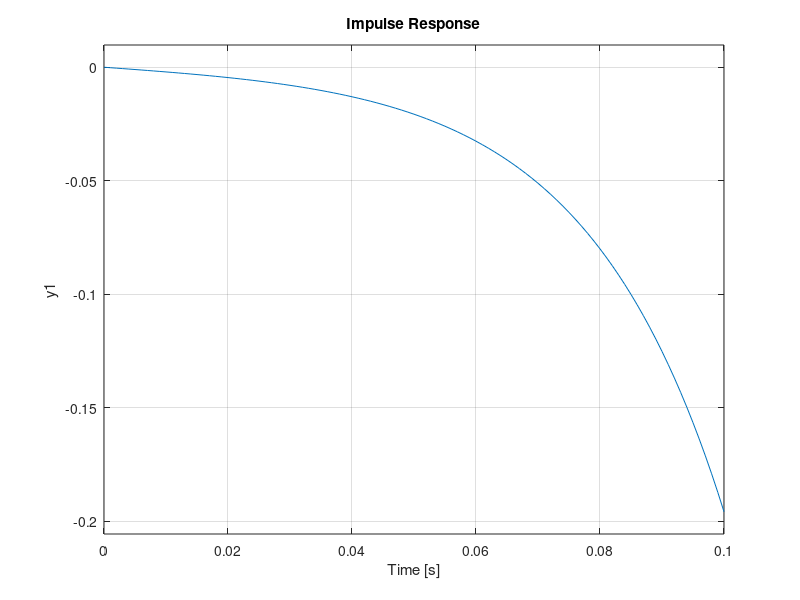
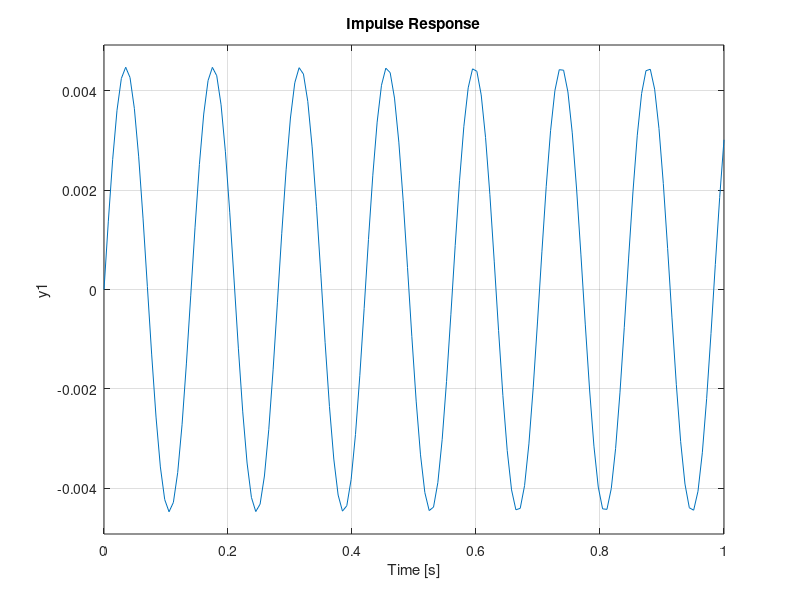

Here is the MATLAB script that generated these plots, in order:
clear all

EMS = tf(-2, [10 0 -20000]);
EDS = tf(2, [10 0 20000]);

figure, impulse(EMS, 0.1), grid on;

figure, impulse (EDS, 1), grid on;


